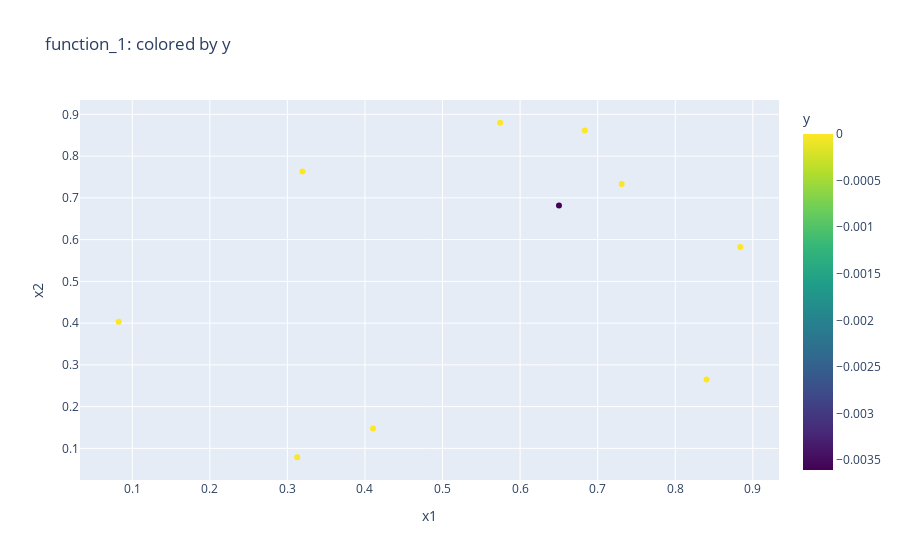
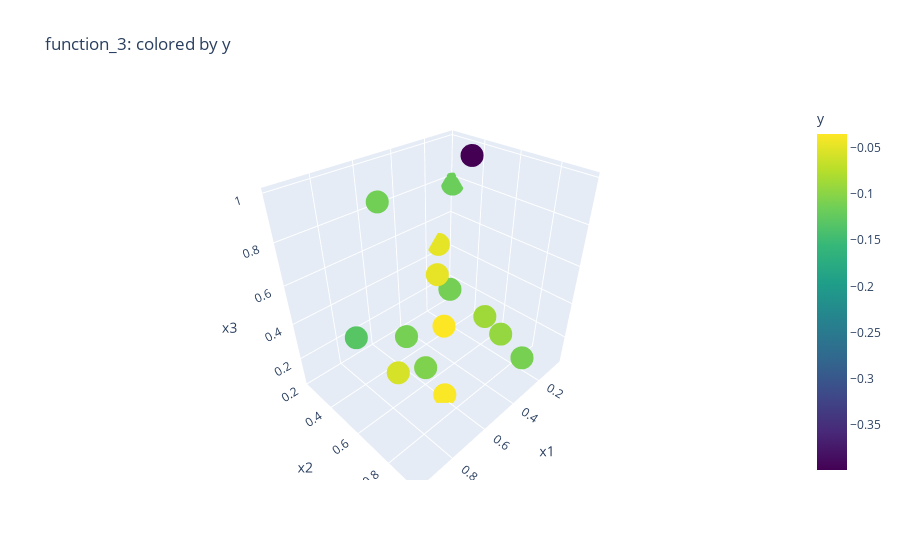

Here is the notebook cell these charts were saved with, in order:
### Code cell
# Ejemplos para Function 1 (2D) y Function 3 (3D), si existen
for fn in ("function_1", "function_3"):
    if fn in data_dict:
        X, y = data_dict[fn]["X"], data_dict[fn]["y"]
        plot_scatter_colored(X, y, title=f"{fn}: colored by y")

### Figure 1 — Plotly figure (JSON) as saved in the notebook; plotly's stock layout.template omitted (floating-point values rounded to 4 significant figures)
{"data": [{"hovertemplate": "x1=%{x}<br>x2=%{y}<br>y=%{marker.color}<extra></extra>", "legendgroup": "", "marker": {"color": [1.323e-79, 1.033e-46, 7.711e-16, 3.342e-124, -0.003606, -2.159e-54, -2.089e-91, 2.535e-40, 3.607e-81, 6.23e-48], "coloraxis": "coloraxis", "symbol": "circle"}, "mode": "markers", "name": "", "orientation": "v", "showlegend": false, "type": "scatter", "x": [0.3194, 0.5743, 0.731, 0.8404, 0.6501, 0.4104, 0.3127, 0.6834, 0.08251, 0.8839], "xaxis": "x", "y": [0.763, 0.8799, 0.733, 0.2647, 0.6815, 0.1476, 0.07872, 0.8611, 0.4035, 0.5823], "yaxis": "y"}], "layout": {"coloraxis": {"colorbar": {"title": {"text": "y"}}, "colorscale": [[0, "#440154"], [0.1111, "#482878"], [0.2222, "#3e4989"], [0.3333, "#31688e"], [0.4444, "#26828e"], [0.5556, "#1f9e89"], [0.6667, "#35b779"], [0.7778, "#6ece58"], [0.8889, "#b5de2b"], [1, "#fde725"]]}, "legend": {"tracegroupgap": 0}, "title": {"text": "function_1: colored by y"}, "xaxis": {"anchor": "y", "domain": [0, 1], "title": {"text": "x1"}}, "yaxis": {"anchor": "x", "domain": [0, 1], "title": {"text": "x2"}}}}

### Figure 2 — Plotly figure (JSON) as saved in the notebook; plotly's stock layout.template omitted (floating-point values rounded to 4 significant figures)
{"data": [{"hovertemplate": "x1=%{x}<br>x2=%{y}<br>x3=%{z}<br>y=%{marker.color}<extra></extra>", "legendgroup": "", "marker": {"color": [-0.1121, -0.08796, -0.1114, -0.03484, -0.04801, -0.1106, -0.3989, -0.1139, -0.1315, -0.09419, -0.04695, -0.106, -0.118, -0.03638, -0.05676], "coloraxis": "coloraxis", "symbol": "circle"}, "mode": "markers", "name": "", "scene": "scene", "showlegend": false, "type": "scatter3d", "x": [0.1715, 0.2421, 0.5349, 0.4926, 0.1346, 0.3455, 0.1518, 0.6455, 0.7469, 0.1705, 0.2205, 0.666, 0.04681, 0.6001, 0.966], "y": [0.3439, 0.6441, 0.3985, 0.6116, 0.2199, 0.9414, 0.44, 0.3971, 0.2842, 0.697, 0.2978, 0.672, 0.2314, 0.7251, 0.8611], "z": [0.2487, 0.2724, 0.1734, 0.3402, 0.4582, 0.2694, 0.9909, 0.9198, 0.2263, 0.1492, 0.3436, 0.2463, 0.7706, 0.06609, 0.5668]}], "layout": {"coloraxis": {"colorbar": {"title": {"text": "y"}}, "colorscale": [[0, "#440154"], [0.1111, "#482878"], [0.2222, "#3e4989"], [0.3333, "#31688e"], [0.4444, "#26828e"], [0.5556, "#1f9e89"], [0.6667, "#35b779"], [0.7778, "#6ece58"], [0.8889, "#b5de2b"], [1, "#fde725"]]}, "legend": {"tracegroupgap": 0}, "scene": {"domain": {"x": [0, 1], "y": [0, 1]}, "xaxis": {"title": {"text": "x1"}}, "yaxis": {"title": {"text": "x2"}}, "zaxis": {"title": {"text": "x3"}}}, "title": {"text": "function_3: colored by y"}}}
